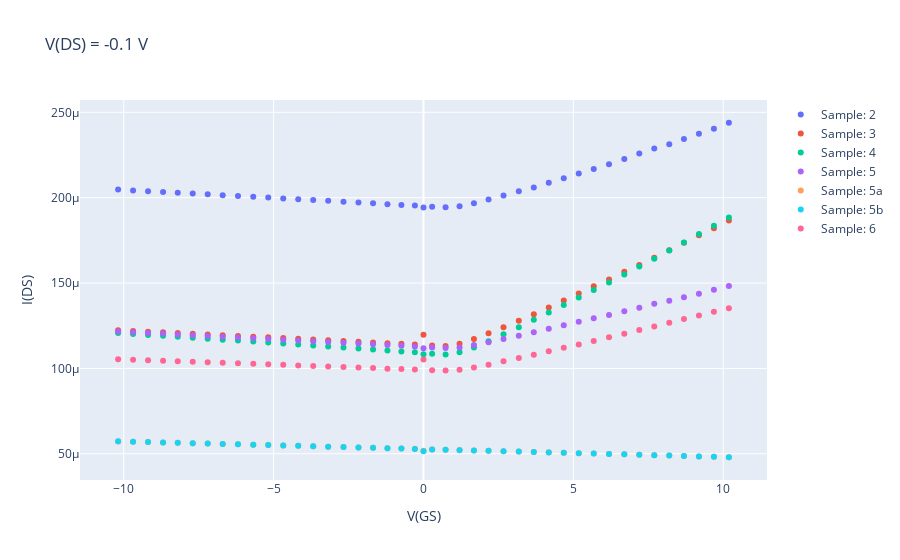

Here is the notebook cell this chart was saved with:
### Code cell
i = -0.1
a = 0.001
fig = go.Figure()
b = results_combined['Name'].unique()
b = b[1:]
for c in b:
    results = results_combined[results_combined['Name']==c]
    data =results[results['Source']>=i-a][results['Source']<=i+a]
    fig.add_trace(go.Scatter(x=data['bias'],y=data['abs_Read'],mode='markers', name = 'Sample: '+str(c)))

fig.update_layout(
    title="V(DS) = " +  str(i) + ' V',
    xaxis_title="V(GS)",
    yaxis_title="I(DS)"
)    
fig.show()
fig.write_html(sample_folder +str(i) + '_Overview_Bias_vs_Current_lin.html')
results_combined.to_csv(sample_folder + 'Overview_Data.csv')
